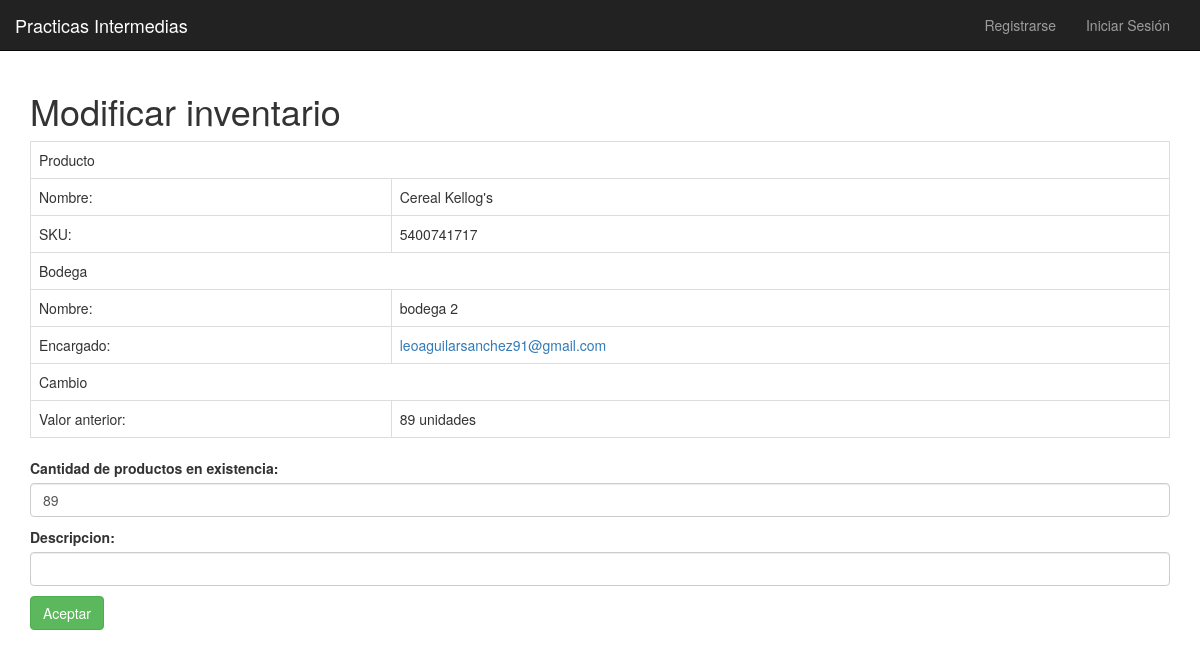
Screenshot of /inventario/2 with the database file from the repository.
### sedes/models.py (models this page shows, shortened)
class BodegaProducto(models.Model):
    bodega = models.ForeignKey('Bodega', on_delete= models.CASCADE)
    producto = models.ForeignKey('Producto', on_delete= models.CASCADE)
    cantidad = models.IntegerField(verbose_name='Cantidad de productos en existencia', default= 0,
        validators=[
            MinValueValidator(0)
        ])

class Producto(models.Model):
    sku = models.CharField('SKU', max_length=50, unique=True)
    codigo_barras = models.CharField('Codigo de Barras', max_length=50)
    nombre = models.CharField(max_length=50)
    descripcion = models.CharField(max_length=500)
    precio = models.DecimalField(max_digits=12, decimal_places=2)
    categorias = models.ManyToManyField('Categoria')

class Bodega(models.Model):
    nombre = models.CharField(max_length=50)
    direccion = models.CharField(max_length=500)
    activada = models.BooleanField(default= True)
    encargado = models.ForeignKey('Usuario', on_delete=models.CASCADE)
    productos = models.ManyToManyField('Producto', through='BodegaProducto')

class Usuario(AbstractBaseUser, PermissionsMixin):
    dpi = models.BigIntegerField(
        unique=True,
        validators=[
            MaxValueValidator(9999999999999),
            MinValueValidator(100000000000)
        ]
    )
    nombre = models.CharField(max_length=300)
    fecha_nacimiento = models.DateField('Fecha Nacimiento')
    email = models.EmailField(_('Correo Electronico'), primary_key=True)
    is_admin = models.BooleanField(default=False)
    is_staff = models.BooleanField(default=False)
    is_active = models.BooleanField(default=True)
    date_joined = models.DateTimeField(default=timezone.now)
    USERNAME_FIELD = 'email'
    REQUIRED_FIELDS = ['dpi', 'fecha_nacimiento']
    objects = CustomUserManager()
    class Meta:
        permissions = (("registrar_cliente", "Para registrar clientes de una sede"),
                   ("registrar_venta", "Para registrar ventas de productos"),
                   ("visualizar_reporte", "Para visualizar reportes de ventas"),
                   ("actualizar_inventario", "Para modificar la cantidad de productos del inventario"),
                   ("solicitar_transferencia", "Para solicitar una transferencia de productos"),
                   ("ordenes_transferencia_externa", "Para revisar ordenes de transferencias entre sedes"),
                   ("ordenes_transferencia_interna", "Para revisar ordenes de transferencias entre bodegas"),
                   ("ordenes_venta", "Para modificar el estado de entregado de una orden de venta"),
                   ("ordenes_transferencia", "Para modificar el estado de entregado de una orden de transferencia"))

### sedes/views.py (the view, shortened to what this page needs)
# urls.py: path('inventario/<int:pk>', views.InventarioUpdate.as_view(), name='modificar_inventario'),
class InventarioUpdate(UpdateView):
    model = BodegaProducto
    form_class = InventarioModelForm
    template_name = 'inventario/inventario_form.html'

### sedes/views.py
class InventarioModelForm(ModelForm):
    descripcion = forms.CharField(max_length= 500, required= True)
    def __init__(self, *args, **kwargs):
        super(InventarioModelForm, self).__init__(*args, **kwargs)
        for field in self.fields:
            self.fields[field].widget.attrs = {
                'class': 'form-control'
            }
    class Meta:
        model = BodegaProducto
        fields = ['cantidad']

### sedes/templates/inventario/inventario_form.html (shortened to what this page needs)
{% extends '../base.html' %}
{% block body_block %}
<h1>Modificar inventario</h1>
<table class="table table-hover table-bordered">
    <tr>
      <td colspan="2">Producto</td>
    </tr>
    <tr>
      <td>Nombre:</td>
      <td>{{ object.producto.nombre }}</td>
    </tr>
    <tr>
      <td>SKU:</td>
      <td>{{ object.producto.sku }}</td>
    </tr>
    <tr>
      <td colspan="2">Bodega</td>
    </tr>
    <tr>
      <td>Nombre:</td>
      <td>{{ object.bodega.nombre }}</td>
    </tr>
    <tr>
      <td>Encargado:</td>
      <td><span style="font-weight:normal"><a href='{% url "ver_usuario" object.bodega.encargado.dpi %}'>{{ object.bodega.encargado.email}}</a></span></td>
    </tr>
    <tr>
      <td colspan="2">Cambio</td>
    </tr>
    <tr>
      <td>Valor anterior:</td>
      <td>{{ object.cantidad }} unidades</td>
    </tr>
  </table>
<form  method="post" class="form">
{{ form.as_p }}
<input class="btn btn-success" type="submit"  value="Aceptar" ` />
</form>
{% endblock %}

### rows the page displays
BodegaProducto: producto.nombre "Cereal Kellog's", producto.sku "5400741717", bodega.nombre "bodega 2", bodega.encargado.email "leoaguilarsanchez91@gmail.com", cantidad "89"
